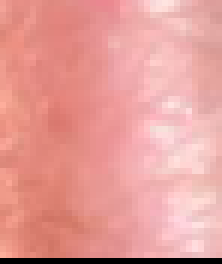
#> input picture a.png, 37 x 44 px (shown 6 times larger)
$ python r.py
#> lines starting #> are read from the running program, lines starting #| are printed output that depends on the picture; long printed decimals are rounded
import matplotlib.pyplot as plt
import numpy as np

img = plt.imread("a.png")
#> img is the input picture: shape (44, 37, 4) float32; mean R, G, B, A 0.899, 0.616, 0.598, 1


img = np.mean(img, axis=2)
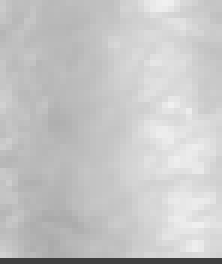
#> img: shape (44, 37) float32 (shown 6 times larger); min 0.25, max 0.943, mean 0.778

moyenne = 0
hauteur, largeur = img.shape
#> hauteur = 44; largeur = 37
nb_px = hauteur * largeur
#> nb_px = 1628

for i in range(hauteur):
    for j in range(largeur):
        moyenne += img[i][j]
#> after the loop, moyenne = 1266.9

moyenne /= nb_px
#> moyenne = 0.778

print("couleur : ", moyenne)
#| couleur :  0.7782
